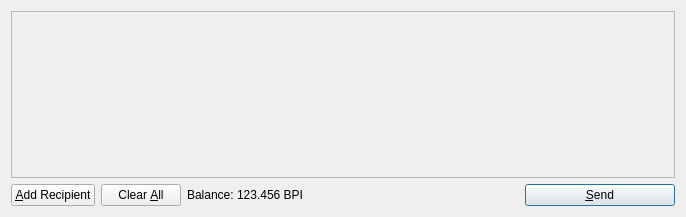
<?xml version="1.0" encoding="UTF-8"?>
<ui version="4.0">
 <class>SendCoinsDialog</class>
 <widget class="QDialog" name="SendCoinsDialog">
  <property name="geometry">
   <rect>
    <x>0</x>
    <y>0</y>
    <width>686</width>
    <height>217</height>
   </rect>
  </property>
  <property name="windowTitle">
   <string>Send Coins</string>
  </property>
  <layout class="QVBoxLayout" name="verticalLayout">
   <item>
    <widget class="QScrollArea" name="scrollArea">
     <property name="widgetResizable">
      <bool>true</bool>
     </property>
     <widget class="QWidget" name="scrollAreaWidgetContents">
      <property name="geometry">
       <rect>
        <x>0</x>
        <y>0</y>
        <width>666</width>
        <height>165</height>
       </rect>
      </property>
      <layout class="QVBoxLayout" name="verticalLayout_2">
       <property name="margin">
        <number>0</number>
       </property>
       <item>
        <layout class="QVBoxLayout" name="entries">
         <property name="spacing">
          <number>6</number>
         </property>
        </layout>
       </item>
       <item>
        <spacer name="verticalSpacer">
         <property name="orientation">
          <enum>Qt::Vertical</enum>
         </property>
         <property name="sizeHint" stdset="0">
          <size>
           <width>20</width>
           <height>40</height>
          </size>
         </property>
        </spacer>
       </item>
      </layout>
     </widget>
    </widget>
   </item>
   <item>
    <layout class="QHBoxLayout" name="horizontalLayout">
     <item>
      <widget class="QPushButton" name="addButton">
       <property name="toolTip">
        <string>Send to multiple recipients at once</string>
       </property>
       <property name="text">
        <string>&amp;Add Recipient</string>
       </property>
       <property name="icon">
        <iconset resource="../bitcoin.qrc">
         <normaloff>:/icons/add</normaloff>:/icons/add</iconset>
       </property>
       <property name="autoDefault">
        <bool>false</bool>
       </property>
      </widget>
     </item>
     <item>
      <widget class="QPushButton" name="clearButton">
       <property name="sizePolicy">
        <sizepolicy hsizetype="Minimum" vsizetype="Fixed">
         <horstretch>0</horstretch>
         <verstretch>0</verstretch>
        </sizepolicy>
       </property>
       <property name="toolTip">
        <string>Remove all transaction fields</string>
       </property>
       <property name="text">
        <string>Clear &amp;All</string>
       </property>
       <property name="icon">
        <iconset resource="../bitcoin.qrc">
         <normaloff>:/icons/remove</normaloff>:/icons/remove</iconset>
       </property>
       <property name="autoRepeatDelay">
        <number>300</number>
       </property>
       <property name="autoDefault">
        <bool>false</bool>
       </property>
      </widget>
     </item>
     <item>
      <layout class="QHBoxLayout" name="horizontalLayout_2">
       <property name="spacing">
        <number>3</number>
       </property>
       <item>
        <widget class="QLabel" name="label">
         <property name="text">
          <string>Balance:</string>
         </property>
        </widget>
       </item>
       <item>
        <widget class="QLabel" name="labelBalance">
         <property name="cursor">
          <cursorShape>IBeamCursor</cursorShape>
         </property>
         <property name="text">
          <string>123.456 BPI</string>
         </property>
         <property name="textInteractionFlags">
          <set>Qt::LinksAccessibleByMouse|Qt::TextSelectableByKeyboard|Qt::TextSelectableByMouse</set>
         </property>
        </widget>
       </item>
      </layout>
     </item>
     <item>
      <spacer name="horizontalSpacer">
       <property name="orientation">
        <enum>Qt::Horizontal</enum>
       </property>
       <property name="sizeHint" stdset="0">
        <size>
         <width>40</width>
         <height>20</height>
        </size>
       </property>
      </spacer>
     </item>
     <item>
      <widget class="QPushButton" name="sendButton">
       <property name="minimumSize">
        <size>
         <width>150</width>
         <height>0</height>
        </size>
       </property>
       <property name="toolTip">
        <string>Confirm the send action</string>
       </property>
       <property name="text">
        <string>&amp;Send</string>
       </property>
       <property name="icon">
        <iconset resource="../bitcoin.qrc">
         <normaloff>:/icons/send</normaloff>:/icons/send</iconset>
       </property>
       <property name="default">
        <bool>true</bool>
       </property>
      </widget>
     </item>
    </layout>
   </item>
  </layout>
 </widget>
 <resources>
  <include location="../bitcoin.qrc"/>
 </resources>
 <connections/>
</ui>
